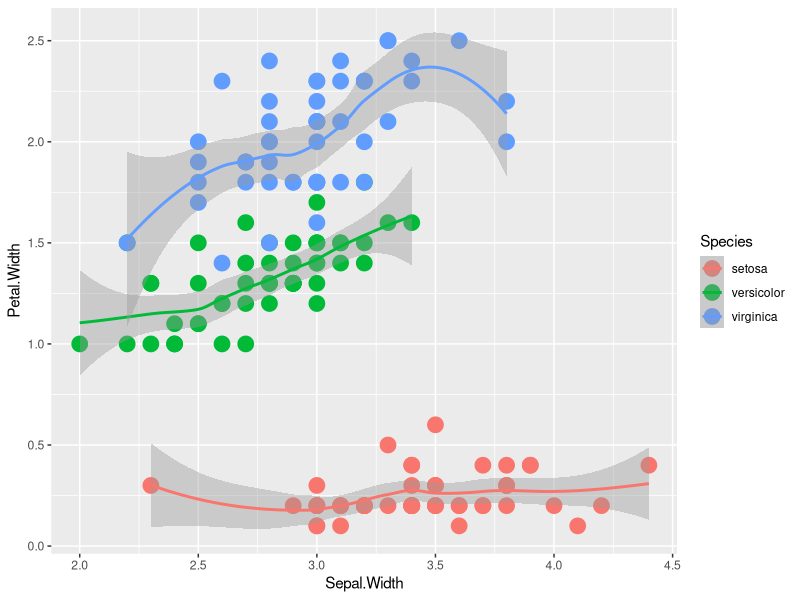

Reproduce this figure in R.
# Постройте scatterplot по данным iris, сохранив его в переменную my_plot :
# Ось X - переменная Sepal.Width
# Ось Y -  переменная Petal.Width
# Цвет точек - переменная Species
# Также добавьте сглаживание для каждой группы наблюдений по переменной Species.

# Если Вы все сделали правильно должен получиться следующий график:
# https://ucarecdn.com/a49accdd-e1ab-41e3-bc68-30437ba7eeb9/

# Пожалуйста, сохраняйте график в переменную my_plot.

library(ggplot2)
my_plot <- ggplot(iris, aes(Sepal.Width,Petal.Width,  color = Species))+
  geom_point(size = 5)+
  geom_smooth()
